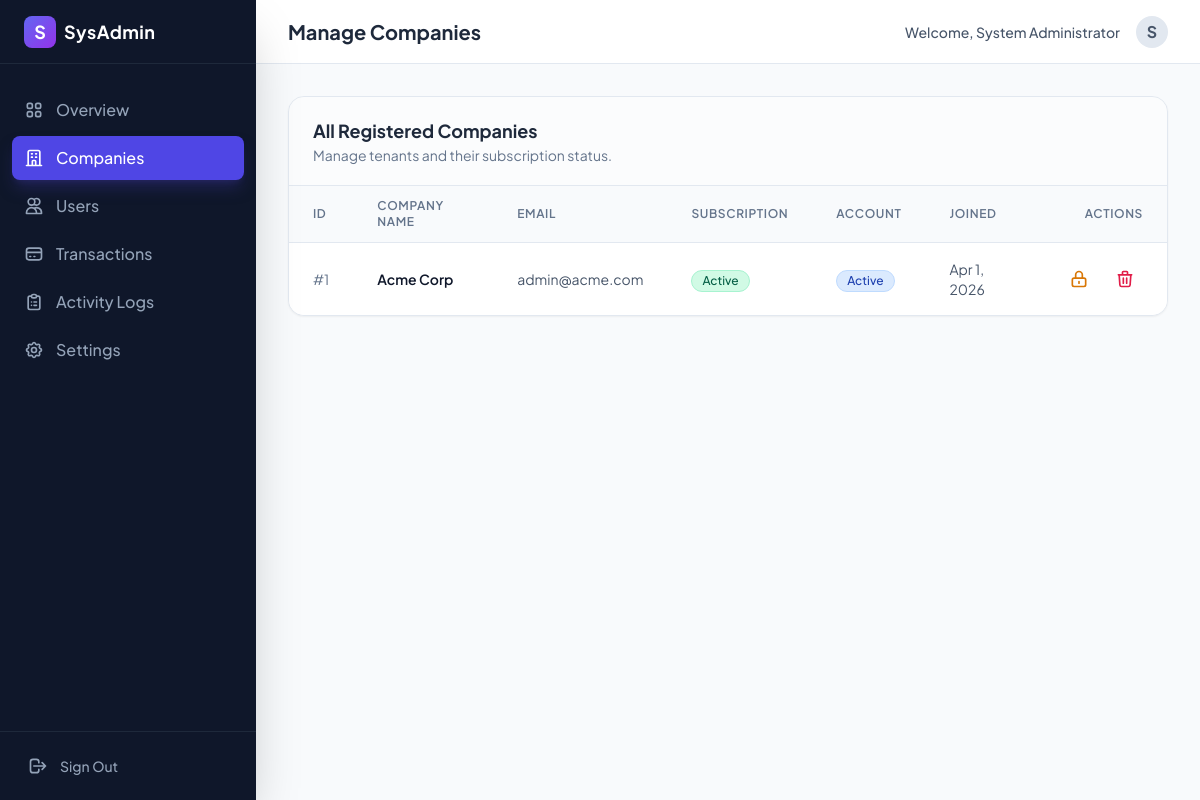
Screenshot of /admin/companies (signed in) with the database file from the repository.
### tables this page shows
CREATE TABLE IF NOT EXISTS companies (
    id INT AUTO_INCREMENT PRIMARY KEY,
    name VARCHAR(255) NOT NULL,
    email VARCHAR(255) NOT NULL UNIQUE,
    subscription_status ENUM('active', 'inactive', 'trial') DEFAULT 'trial',
    trial_ends_at DATETIME,
    created_at TIMESTAMP DEFAULT CURRENT_TIMESTAMP,
    updated_at TIMESTAMP DEFAULT CURRENT_TIMESTAMP ON UPDATE CURRENT_TIMESTAMP
);

### src/Controllers/DashboardController.php (called while the page is built, shortened)
<?php
class DashboardController extends Controller
{
    public function companies()
    {
        $db = new \App\Config\Database();
        $conn = $db->getConnection();
        $stmt = $conn->query("SELECT * FROM companies ORDER BY created_at DESC");
        $companies = $stmt->fetchAll(\PDO::FETCH_ASSOC);
        $this->view('dashboard/system/companies', ['companies' => $companies]);
    }
}

### src/Views/dashboard/system/companies.php (the view, shortened to what this page needs)
<div class="bg-white rounded-2xl shadow-sm border border-slate-200 overflow-hidden">
    <div class="px-6 py-5 border-b border-slate-200 bg-slate-50/50 flex flex-col sm:flex-row sm:items-center justify-between gap-4">
        <div>
            <h3 class="text-lg font-bold text-slate-800">All Registered Companies</h3>
            <p class="text-sm text-slate-500">Manage tenants and their subscription status.</p>
        </div>
    </div>
    <div class="overflow-x-auto">
        <table class="min-w-full divide-y divide-slate-200">
            <thead class="bg-slate-50">
                <tr>
                    <th class="px-6 py-3 text-left text-xs font-semibold text-slate-500 uppercase tracking-wider">ID</th>
                    <th class="px-6 py-3 text-left text-xs font-semibold text-slate-500 uppercase tracking-wider">Company Name</th>
                    <th class="px-6 py-3 text-left text-xs font-semibold text-slate-500 uppercase tracking-wider">Email</th>
                    <th class="px-6 py-3 text-left text-xs font-semibold text-slate-500 uppercase tracking-wider">Subscription</th>
                    <th class="px-6 py-3 text-left text-xs font-semibold text-slate-500 uppercase tracking-wider">Account</th>
                    <th class="px-6 py-3 text-left text-xs font-semibold text-slate-500 uppercase tracking-wider">Joined</th>
                    <th class="px-6 py-3 text-right text-xs font-semibold text-slate-500 uppercase tracking-wider">Actions</th>
                </tr>
            </thead>
            <tbody class="divide-y divide-slate-100 bg-white">
                <?php foreach ($companies as $company): ?>
                    <?php
                        $is_trial = $company['subscription_status'] === 'trial';
                        $trial_ended = !empty($company['trial_ends_at']) && strtotime($company['trial_ends_at']) < time();
                        $is_expired = $is_trial && $trial_ended;
                    ?>
                    <tr class="hover:bg-slate-50/80 transition-colors">
                        <td class="px-6 py-4 text-sm text-slate-500">#<?= $company['id'] ?></td>
                        <td class="px-6 py-4 text-sm font-semibold text-slate-900"><?= htmlspecialchars($company['name']) ?></td>
                        <td class="px-6 py-4 text-sm text-slate-600"><?= htmlspecialchars($company['email']) ?></td>
                        <td class="px-6 py-4">
                            <?php if ($is_expired): ?>
                                <span class="inline-flex items-center px-2.5 py-0.5 rounded-full text-xs font-medium bg-rose-100 text-rose-800 border border-rose-200">
                                    Expired (Trial)
                                </span>
                            <?php else: ?>
                                <span class="inline-flex items-center px-2.5 py-0.5 rounded-full text-xs font-medium capitalize
                                    <?= $company['subscription_status'] === 'active' ? 'bg-emerald-100 text-emerald-800 border border-emerald-200' : 'bg-amber-100 text-amber-800 border border-amber-200' ?>">
                                    <?= ucfirst($company['subscription_status']) ?>
                                </span>
                            <?php endif; ?>
                        </td>
                        <td class="px-6 py-4">
                            <span class="inline-flex items-center px-2.5 py-0.5 rounded-full text-xs font-medium capitalize
                                <?= ($company['account_status'] ?? 'active') === 'active' ? 'bg-blue-100 text-blue-800 border border-blue-200' : 'bg-red-100 text-red-800 border border-red-200' ?>">
                                <?= ucfirst($company['account_status'] ?? 'active') ?>
                            </span>
                        </td>
                        <td class="px-6 py-4 text-sm text-slate-600"><?= date('M j, Y', strtotime($company['created_at'])) ?></td>
                        <td class="px-6 py-4 text-right text-sm font-medium whitespace-nowrap">
                            <form action="/saas/admin/companies/suspend" method="POST" class="inline-block" onsubmit="return confirm('Are you sure you want to change the status of this company?');">
                                <?php if (($company['account_status'] ?? 'active') === 'active'): ?>
                                    <button type="submit" class="text-amber-600 hover:text-amber-900 hover:bg-amber-50 px-2 py-1 rounded transition-colors" title="Suspend Access">
                                        <svg class="w-5 h-5" fill="none" stroke="currentColor" viewBox="0 0 24 24">
                                            <path stroke-linecap="round" stroke-linejoin="round" stroke-width="2" d="M12 15v2m-6 4h12a2 2 0 002-2v-6a2 2 0 00-2-2H6a2 2 0 00-2 2v6a2 2 0 002 2zm10-10V7a4 4 0 00-8 0v4h8z"></path>
                                        </svg>
                                    </button>
                                <?php endif; ?>
                            </form>
                            <form action="/saas/admin/companies/delete" method="POST" class="inline-block ml-2" onsubmit="return confirm('WARNING: This will permanently delete the company and. Are you sure?');">
                                <button type="submit" class="text-rose-600 hover:text-rose-900 hover:bg-rose-50 px-2 py-1 rounded transition-colors" title="Delete Company">
                                    <svg class="w-5 h-5" fill="none" stroke="currentColor" viewBox="0 0 24 24">
                                        <path stroke-linecap="round" stroke-linejoin="round" stroke-width="2" d="M19 7l-.867 12.142A2 2 0 0116.138 21H7.862a2 2 0 01-1.995-1.858L5 7m5 4v6m4-6v6m1-10V4a1 1 0 00-1-1h-4a1 1 0 00-1 1v3M4 7h16"></path>
                                    </svg>
                                </button>
                            </form>
                        </td>
                    </tr>
                <?php endforeach; ?>
            </tbody>
        </table>
    </div>
</div>
<?php
$content = ob_get_clean();
$title = "Manage Companies";
require __DIR__ . '/../../dashboard_layout.php';
?>

### public/index.php (shortened to what this page needs)
<?php
spl_autoload_register(function ($class) {
    $prefix = 'App\\';
    $base_dir = __DIR__ . '/../src/';
    $len = strlen($prefix);
    $relative_class = substr($class, $len);
    $file = $base_dir . str_replace('\\', '/', $relative_class) . '.php';
});
$requestUri = parse_url($_SERVER['REQUEST_URI'], PHP_URL_PATH);
$requestMethod = $_SERVER['REQUEST_METHOD'];
if (strpos($requestUri, '/saas/public') === 0) {
    $requestUri = substr($requestUri, strlen('/saas/public'));
} elseif (strpos($requestUri, '/saas') === 0) {
    $requestUri = substr($requestUri, strlen('/saas'));
}
if (array_key_exists($requestUri, $routes[$requestMethod])) {
    $parts = explode('@', $routes[$requestMethod][$requestUri]);
    $controllerName = "App\\Controllers\\" . $parts[0];
    $action = $parts[1];
    if (class_exists($controllerName)) {
        $controller = new $controllerName();
        if (method_exists($controller, $action)) {
            $controller->$action();
        } else {
            http_response_code(500);
            echo "Action not found";
        }
    } else {
        http_response_code(500);
        echo "Controller not found: " . $controllerName;
    }
} else {
    http_response_code(404);
    echo "404 Not Found";
}

### src/Controllers/Controller.php (shortened to what this page needs)
<?php
class Controller
{
    protected function view($view, $data = [])
    {
        extract($data);
        $viewFile = __DIR__ . '/../Views/' . $view . '.php';
        if (file_exists($viewFile)) {
            require $viewFile;
        } else {
            echo "View not found: " . $viewFile;
        }
    }
}

### src/Views/dashboard_layout.php (shortened to what this page needs)
<!DOCTYPE html>
<html lang="en" class="scroll-smooth">
<head>
    <script src="https://cdn.tailwindcss.com"></script>
</head>
<body class="bg-slate-50 text-slate-900 antialiased font-sans">
    <?php
    $role = $_SESSION['role'] ?? 'viewer';
    $name = $_SESSION['name'] ?? 'User';
    $initial = strtoupper(substr($name, 0, 1));
    ?>
    <div class="flex h-screen bg-slate-50">
        <aside class="w-64 bg-slate-900 text-white flex flex-col shadow-2xl z-20">
            <div class="h-16 flex items-center px-6 border-b border-slate-800 bg-slate-900">
                <div class="flex items-center gap-2">
                    <div
                        class="w-8 h-8 rounded-lg bg-gradient-to-br from-indigo-500 to-purple-600 flex items-center justify-center text-white font-bold text-lg">
                        S
                    </div>
                    <span class="text-lg font-bold tracking-wide">
                        <?= $role === 'system_admin' ? 'SysAdmin' : 'SupplierEval' ?>
                    </span>
                </div>
            </div>
            <nav class="flex-1 overflow-y-auto py-6 px-3 space-y-1">
                <a href="/saas/dashboard"
                    class="flex items-center justify-between px-3 py-2.5 text-slate-400 hover:text-white hover:bg-slate-800 rounded-lg transition-all <?= $_SERVER['REQUEST_URI'] === '/saas/dashboard' ? 'bg-indigo-600 text-white shadow-lg shadow-indigo-900/50' : '' ?>">
                    <div class="flex items-center gap-3">
                        <span class="font-medium">Overview</span>
                    </div>
                </a>
                <?php if ($role === 'system_admin'): ?>
                    <a href="/saas/admin/companies"
                        class="flex items-center gap-3 px-3 py-2.5 text-slate-400 hover:text-white hover:bg-slate-800 rounded-lg transition-all <?= str_contains($_SERVER['REQUEST_URI'], '/admin/companies') ? 'bg-indigo-600 text-white shadow-lg shadow-indigo-900/50' : '' ?>">
                        <svg class="w-5 h-5" fill="none" stroke="currentColor" viewBox="0 0 24 24">
                            <path stroke-linecap="round" stroke-linejoin="round" stroke-width="2"
                                d="M19 21V5a2 2 0 00-2-2H7a2 2 0 00-2 2v16m14 0h2m-2 0h-5m-9 0H3m2 0h5M9 7h1m-1 4h1m4-4h1m-1 4h1m-5 10v-5a1 1 0 011-1h2a1 1 0 011 1v5m-4 0h4">
                            </path>
                        </svg>
                        <span class="font-medium">Companies</span>
                    </a>
                    <a href="/saas/admin/users"
                        class="flex items-center gap-3 px-3 py-2.5 text-slate-400 hover:text-white hover:bg-slate-800 rounded-lg transition-all <?= str_contains($_SERVER['REQUEST_URI'], '/admin/users') ? 'bg-indigo-600 text-white shadow-lg shadow-indigo-900/50' : '' ?>">
                        <svg class="w-5 h-5" fill="none" stroke="currentColor" viewBox="0 0 24 24">
                            <path stroke-linecap="round" stroke-linejoin="round" stroke-width="2"
                                d="M12 4.354a4 4 0 110 5.292M15 21H3v-1a6 6 0 0112 0v1zm0 0h6v-1a6 6 0 00-9-5.197M13 7a4 4 0 11-8 0 4 4 0 018 0z">
                            </path>
                        </svg>
                        <span class="font-medium">Users</span>
                    </a>
                    <a href="/saas/admin/transactions"
                        class="flex items-center gap-3 px-3 py-2.5 text-slate-400 hover:text-white hover:bg-slate-800 rounded-lg transition-all <?= str_contains($_SERVER['REQUEST_URI'], '/admin/transactions') ? 'bg-indigo-600 text-white shadow-lg shadow-indigo-900/50' : '' ?>">
                        <svg class="w-5 h-5" fill="none" stroke="currentColor" viewBox="0 0 24 24">
                            <path stroke-linecap="round" stroke-linejoin="round" stroke-width="2"
                                d="M3 10h18M7 15h1m4 0h1m-7 4h12a3 3 0 003-3V8a3 3 0 00-3-3H6a3 3 0 00-3 3v8a3 3 0 003 3z">
                            </path>
                        </svg>
                        <span class="font-medium">Transactions</span>
                    </a>
                    <a href="/saas/admin/audit-logs"
                        class="flex items-center gap-3 px-3 py-2.5 text-slate-400 hover:text-white hover:bg-slate-800 rounded-lg transition-all <?= str_contains($_SERVER['REQUEST_URI'], '/admin/audit-logs') ? 'bg-indigo-600 text-white shadow-lg shadow-indigo-900/50' : '' ?>">
                        <span class="font-medium">Activity Logs</span>
                    </a>
                    <a href="/saas/admin/settings"
                        class="flex items-center gap-3 px-3 py-2.5 text-slate-400 hover:text-white hover:bg-slate-800 rounded-lg transition-all <?= str_contains($_SERVER['REQUEST_URI'], '/admin/settings') ? 'bg-indigo-600 text-white shadow-lg shadow-indigo-900/50' : '' ?>">
                        <span class="font-medium">Settings</span>
                    </a>
                <?php endif; ?>
            </nav>
            <div class="p-4 border-t border-slate-800">
                <form action="/saas/logout" method="POST">
                    <button type="submit"
                        class="w-full flex items-center gap-3 px-3 py-2 text-slate-400 hover:text-white transition-colors text-sm font-medium">
                        <svg class="w-5 h-5" fill="none" stroke="currentColor" viewBox="0 0 24 24">
                            <path stroke-linecap="round" stroke-linejoin="round" stroke-width="2"
                                d="M17 16l4-4m0 0l-4-4m4 4H7m6 4v1a3 3 0 01-3 3H6a3 3 0 01-3-3V7a3 3 0 013-3h4a3 3 0 013 3v1">
                            </path>
                        </svg>
                        Sign Out
                    </button>
                </form>
            </div>
        </aside>
        <main class="flex-1 overflow-y-auto bg-slate-50 flex flex-col">
            <header
                class="bg-white border-b border-slate-200 h-16 flex items-center justify-between px-8 sticky top-0 z-10">
                <h1 class="text-xl font-bold text-slate-800"><?= $title ?? 'Dashboard' ?></h1>
                <div class="flex items-center gap-4">
                    <span class="text-sm font-medium text-slate-600 hidden md:block">Welcome,
                        <?= htmlspecialchars($name) ?></span>
                    <div
                        class="h-8 w-8 rounded-full bg-slate-200 flex items-center justify-center text-slate-600 font-bold">
                        <?= $initial ?>
                    </div>
                </div>
            </header>
            <div class="max-w-7xl mx-auto px-8 py-8 w-full">
                <?= $content ?? '' ?>
            </div>
        </main>
    </div>
</body>
</html>

### src/Views/dashboard_layout.php (style rules this page uses)
body { font-family: 'Plus Jakarta Sans', sans-serif; }

### rows the page displays
companies: id "1", name "Acme Corp", email "admin@acme.com", subscription_status "Active", account_status "Active", created_at "Apr 1, 2026"

### other values shown
$title "Manage Companies"
$name "System Administrator"
$initial "S"
